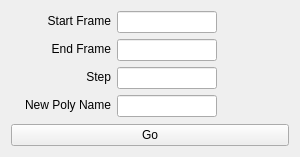
<?xml version="1.0" encoding="UTF-8"?>
<ui version="4.0">
 <class>main_widget</class>
 <widget class="QWidget" name="main_widget">
  <property name="geometry">
   <rect>
    <x>0</x>
    <y>0</y>
    <width>300</width>
    <height>157</height>
   </rect>
  </property>
  <property name="windowTitle">
   <string>Form</string>
  </property>
  <layout class="QVBoxLayout" name="verticalLayout">
   <item>
    <layout class="QFormLayout" name="formLayout">
     <item row="0" column="0">
      <widget class="QLabel" name="label">
       <property name="minimumSize">
        <size>
         <width>100</width>
         <height>20</height>
        </size>
       </property>
       <property name="maximumSize">
        <size>
         <width>16777215</width>
         <height>20</height>
        </size>
       </property>
       <property name="text">
        <string>Start Frame</string>
       </property>
       <property name="alignment">
        <set>Qt::AlignRight|Qt::AlignTrailing|Qt::AlignVCenter</set>
       </property>
      </widget>
     </item>
     <item row="0" column="1">
      <layout class="QHBoxLayout" name="horizontalLayout">
       <item>
        <widget class="QLineEdit" name="startFrame_LE">
         <property name="maximumSize">
          <size>
           <width>100</width>
           <height>16777215</height>
          </size>
         </property>
        </widget>
       </item>
       <item>
        <spacer name="horizontalSpacer">
         <property name="orientation">
          <enum>Qt::Horizontal</enum>
         </property>
         <property name="sizeHint" stdset="0">
          <size>
           <width>40</width>
           <height>20</height>
          </size>
         </property>
        </spacer>
       </item>
      </layout>
     </item>
     <item row="1" column="0">
      <widget class="QLabel" name="label_2">
       <property name="minimumSize">
        <size>
         <width>100</width>
         <height>20</height>
        </size>
       </property>
       <property name="maximumSize">
        <size>
         <width>100</width>
         <height>20</height>
        </size>
       </property>
       <property name="text">
        <string>End Frame</string>
       </property>
       <property name="alignment">
        <set>Qt::AlignRight|Qt::AlignTrailing|Qt::AlignVCenter</set>
       </property>
      </widget>
     </item>
     <item row="1" column="1">
      <layout class="QHBoxLayout" name="horizontalLayout_2">
       <item>
        <widget class="QLineEdit" name="endFrame_LE">
         <property name="maximumSize">
          <size>
           <width>100</width>
           <height>16777215</height>
          </size>
         </property>
        </widget>
       </item>
       <item>
        <spacer name="horizontalSpacer_2">
         <property name="orientation">
          <enum>Qt::Horizontal</enum>
         </property>
         <property name="sizeHint" stdset="0">
          <size>
           <width>40</width>
           <height>20</height>
          </size>
         </property>
        </spacer>
       </item>
      </layout>
     </item>
     <item row="2" column="0">
      <widget class="QLabel" name="label_3">
       <property name="minimumSize">
        <size>
         <width>100</width>
         <height>20</height>
        </size>
       </property>
       <property name="maximumSize">
        <size>
         <width>100</width>
         <height>20</height>
        </size>
       </property>
       <property name="text">
        <string>Step</string>
       </property>
       <property name="alignment">
        <set>Qt::AlignRight|Qt::AlignTrailing|Qt::AlignVCenter</set>
       </property>
      </widget>
     </item>
     <item row="2" column="1">
      <layout class="QHBoxLayout" name="horizontalLayout_3">
       <item>
        <widget class="QLineEdit" name="step_LE">
         <property name="maximumSize">
          <size>
           <width>100</width>
           <height>16777215</height>
          </size>
         </property>
        </widget>
       </item>
       <item>
        <spacer name="horizontalSpacer_3">
         <property name="orientation">
          <enum>Qt::Horizontal</enum>
         </property>
         <property name="sizeHint" stdset="0">
          <size>
           <width>40</width>
           <height>20</height>
          </size>
         </property>
        </spacer>
       </item>
      </layout>
     </item>
     <item row="3" column="0">
      <widget class="QLabel" name="label_4">
       <property name="minimumSize">
        <size>
         <width>100</width>
         <height>20</height>
        </size>
       </property>
       <property name="maximumSize">
        <size>
         <width>100</width>
         <height>20</height>
        </size>
       </property>
       <property name="text">
        <string>New Poly Name</string>
       </property>
       <property name="alignment">
        <set>Qt::AlignRight|Qt::AlignTrailing|Qt::AlignVCenter</set>
       </property>
      </widget>
     </item>
     <item row="3" column="1">
      <layout class="QHBoxLayout" name="horizontalLayout_5">
       <item>
        <widget class="QLineEdit" name="newPolyName_LE">
         <property name="maximumSize">
          <size>
           <width>100</width>
           <height>16777215</height>
          </size>
         </property>
        </widget>
       </item>
       <item>
        <spacer name="horizontalSpacer_4">
         <property name="orientation">
          <enum>Qt::Horizontal</enum>
         </property>
         <property name="sizeHint" stdset="0">
          <size>
           <width>40</width>
           <height>20</height>
          </size>
         </property>
        </spacer>
       </item>
      </layout>
     </item>
    </layout>
   </item>
   <item>
    <layout class="QHBoxLayout" name="horizontalLayout_4">
     <item>
      <widget class="QPushButton" name="trailGo_PB">
       <property name="text">
        <string>Go</string>
       </property>
      </widget>
     </item>
    </layout>
   </item>
  </layout>
 </widget>
 <resources/>
 <connections/>
</ui>
